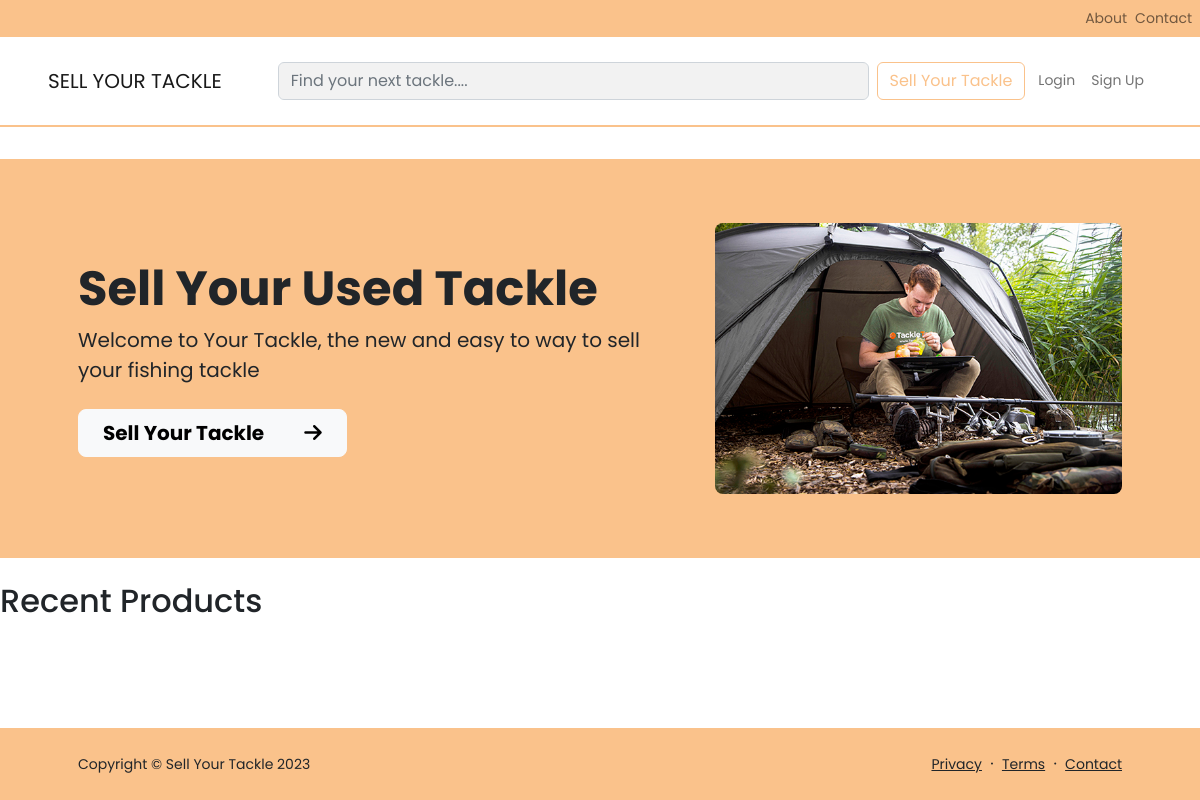
The app's page /, older data.
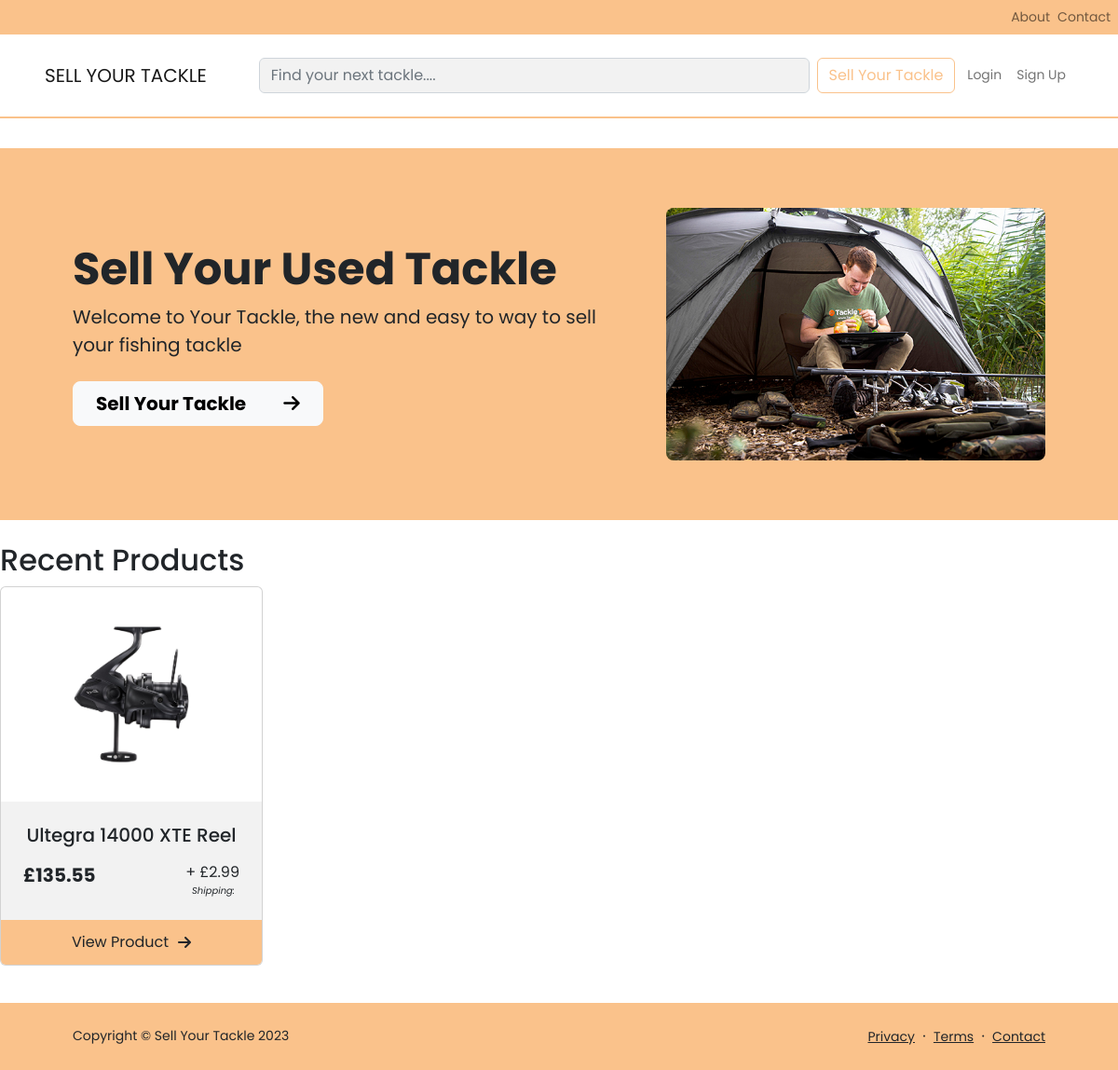
The same page, newer data.
### tackle/models.py (models this page shows, shortened)
class ProductImage(models.Model):
    product = models.ForeignKey(Product, related_name="images", on_delete=models.CASCADE)
    image = models.ImageField(upload_to="product-images/")

class Product(models.Model):
    brand = models.ForeignKey(Brand, on_delete=models.CASCADE)
    category = models.ForeignKey(Category, on_delete=models.CASCADE)
    name = models.CharField(max_length=200)
    slug = models.SlugField(max_length=210, unique=True)
    variation1 = models.CharField(max_length=100, blank=True, null=True)
    variation2 = models.CharField(max_length=100, blank=True, null=True)
    condition = models.CharField(max_length=100, choices=Condition.choices)
    description = models.TextField(blank=True, null=True)
    user = models.ForeignKey(settings.AUTH_USER_MODEL, on_delete=models.CASCADE)
    created_at = models.DateTimeField(auto_now_add=True)
    price = models.DecimalField(max_digits=10, decimal_places=2, default=Decimal('0.00'))
    shipping = models.DecimalField(max_digits=10, decimal_places=2, default=Decimal('0.00'))
    financial_status = models.CharField(
        max_length=10,
        choices=FinancialStatus.choices,
        default=FinancialStatus.UNSOLD
    )
    visibility = models.CharField(
        max_length=5,
        choices=ProductVisibility.choices,
        default=ProductVisibility.DRAFT
    )

### tackle/views.py (the view)
# urls.py: path('', HomeView.as_view(), name='home'),
class HomeView(TemplateView):
    template_name = 'index.html'
    def get_context_data(self, **kwargs):
        context = super().get_context_data(**kwargs)
        context['products'] = Product.objects.filter(visibility=ProductVisibility.LIVE)
        return context

### templates/index.html (shortened to what this page needs)
{% extends "base.html" %}
{% block content %}
<header class="header py-3">
    <div class="container px-5">
        <div class="row gx-5 align-items-center justify-content-center">
            <div class="col-lg-8 col-xl-7 col-xxl-6">
                <div class="my-5 text-center text-xl-start">
                    <h1 class="display-5 fw-bolder">Sell Your Used Tackle</h1>
                    <p class="lead fw-normal mb-4">Welcome to Your Tackle, the new and easy to way
                        to sell your fishing
                        tackle</p>
                    <div class="d-grid gap-3 d-sm-flex justify-content-sm-center justify-content-xl-start">
                        <a class="btn btn-light btn-lg px-4 me-sm-3" href="{% url 'list-product' %}"><b>Sell Your
                                Tackle</b><i class="fa-solid fa-arrow-right fa-beat" style="margin-left:40px"></i></a>
                    </div>
                </div>
            </div>
            <div class="col-xl-5 col-xxl-6 d-none d-xl-block text-center"><img class="img-fluid rounded-3 my-5"
                    src="static/media/sell-used-fishing-tackle.jpg" alt="..." /></div>
        </div>
    </div>
</header>
<div class="row mt-4">
    <h2>Recent Products</h2>
    {% for product in products %}
    <div class="col-md-3 mb-4">
        <div class="card d-flex flex-column card-clickable" data-url=" {% url 'product' product.slug %}">
            <div id="product-card-img-container">
                {% for product_image in product.images.all %}
                {% if forloop.first %}
                <img src="{{ product_image.image.url }}" alt="{{ product.name }} image" class="img-fluid card-image"
                    id="product-card-img">
                {% endif %}
                {% endfor %}
            </div>
            <div class="card-body p-4 card-border flex-grow-1">
                <div class="h5 card-title mb-3 text-center">{{ product.name }}</div>
                <div class="row">
                    <div class="col-6 d-flex align-items-start flex-column">
                        <p class="card-text mb-0 card-price">£{{ product.price }}</p>
                    </div>
                    <div class="col-6 d-flex flex-column align-items-end">
                        <p class="card-text mb-0">+ £{{ product.shipping }}</p>
                        <label class="card-shipping"><i>Shipping:</i></label>
                    </div>
                </div>
            </div>
            <a href="{% url 'product' product.slug %}"
                class="card-footer p-4 pt-0 bg-transparent border-top-0 card-border d-flex align-items-center justify-content-center pt-4">
                View Product<i class="fa-solid fa-arrow-right"></i>
            </a>
        </div>
    </div>
    {% endfor %}
</div>
{% endblock %}

Row changes from the older to the newer data that the page shows:
now on this page (row edited): Product: name "Ultegra 14000 XTE Reel", price "135.55", shipping "2.99"
now on this page (row unchanged): ProductImage: image (picture)
